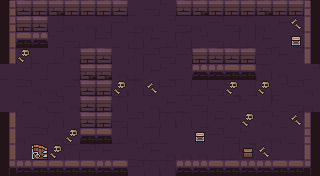

This game map was drawn from its Tiled (.tmx) file and the tilesets committed beside it. A one-line description and the full map source follow:
An orthogonal 20x11 tile map with 16x16 px tiles, 6 tile layers (ground, dressing, decor, walls, ...) and 12 objects (5x ENTRY, 5x ENEMY, 2x PROP).

<map version="1.10" tiledversion="1.10.2" orientation="orthogonal" renderorder="right-down" width="20" height="11" tilewidth="16" tileheight="16" infinite="0" nextlayerid="8" nextobjectid="13">
 <tileset firstgid="1" name="dungeon" tilewidth="16" tileheight="16" tilecount="100" columns="10">
  <image source="../../../gfx/tiles/depths/dungeon_tileset.png" width="160" height="160" />
 </tileset>
 <layer id="1" name="ground" width="20" height="11">
  <data encoding="csv">
17,18,28,8,7,7,28,8,20,9,10,27,18,18,19,30,29,29,29,28,
20,27,20,17,30,27,29,28,27,30,7,9,30,28,9,29,30,18,17,19,
30,8,9,10,9,8,28,20,29,18,8,29,7,9,8,8,18,20,17,7,
20,29,20,8,27,8,17,19,29,28,9,28,19,10,20,30,28,18,7,10,
20,7,17,19,17,30,27,27,8,18,10,7,10,27,10,20,29,27,19,7,
19,28,30,30,28,10,10,27,29,8,28,8,8,9,10,17,29,7,28,30,
19,18,27,28,27,18,10,29,19,27,18,7,9,10,28,10,8,10,9,30,
18,10,20,29,19,8,19,9,28,8,29,29,17,18,18,30,27,10,28,18,
9,30,28,27,28,10,18,8,30,8,20,19,19,28,9,10,27,30,20,7,
7,8,27,8,29,28,18,20,7,18,27,27,27,17,8,28,8,20,17,8,
8,30,30,20,7,18,10,29,28,29,29,29,19,18,20,7,17,10,20,18
</data>
 </layer>
 <layer id="2" name="dressing" width="20" height="11">
  <data encoding="csv">
0,0,0,0,0,0,0,0,0,0,0,0,0,0,0,0,0,0,0,0,
0,0,0,0,0,0,0,0,0,0,0,0,0,0,0,0,0,0,69,0,
0,0,0,0,0,0,0,0,0,0,0,0,0,0,0,0,0,0,0,0,
0,78,0,0,0,0,0,0,0,0,0,0,0,0,0,0,0,0,0,0,
0,0,0,0,0,0,0,0,0,0,0,0,0,0,0,0,0,0,0,0,
0,0,0,0,0,0,0,78,0,69,0,0,0,0,78,0,78,0,0,0,
0,0,0,0,0,0,0,0,0,0,0,0,0,0,0,0,0,0,0,0,
0,0,0,0,0,0,0,0,0,0,0,0,0,0,0,78,0,0,69,0,
0,0,0,0,78,0,0,0,0,0,0,0,0,0,0,0,0,0,0,0,
0,0,0,78,0,0,0,0,0,0,0,0,0,0,0,0,69,0,0,0,
0,0,0,0,0,0,0,0,0,0,0,0,0,0,0,0,0,0,0,0
</data>
 </layer>
 <layer id="3" name="decor" width="20" height="11">
  <data encoding="csv">
0,0,0,0,0,0,0,0,0,0,0,0,0,0,0,0,0,0,0,0,
0,0,0,0,0,0,0,0,0,0,0,0,0,0,0,0,0,0,0,0,
0,0,0,0,0,0,0,0,0,0,0,0,0,0,0,0,0,0,0,0,
0,0,0,0,0,0,0,0,0,0,0,0,0,0,0,0,0,0,0,0,
0,0,0,0,0,0,0,0,0,0,0,0,0,0,0,0,0,0,0,0,
0,0,0,0,0,0,0,0,0,0,0,0,0,0,0,0,0,0,0,0,
0,0,0,0,0,0,0,0,0,0,0,0,0,0,0,0,0,0,0,0,
0,0,0,0,0,0,0,0,0,0,0,0,0,0,0,0,0,0,0,0,
0,0,0,0,0,0,0,0,0,0,0,0,0,0,0,0,0,0,0,0,
0,0,0,0,0,0,0,0,0,0,0,0,0,0,0,0,0,0,0,0,
0,0,0,0,0,0,0,0,0,0,0,0,0,0,0,0,0,0,0,0
</data>
 </layer>
 <layer id="4" name="walls" width="20" height="11">
  <data encoding="csv">
1,3,2,4,2,2,2,3,0,0,0,3,4,5,5,5,4,5,5,6,
21,0,0,0,0,0,0,0,0,0,0,0,0,0,0,0,0,0,0,36,
31,0,0,0,0,0,0,0,0,0,0,0,0,0,0,0,0,0,0,16,
11,0,0,0,0,0,0,0,0,0,0,0,0,0,0,0,0,0,0,16,
0,0,0,0,0,0,0,0,0,0,0,0,0,0,0,0,0,0,0,0,
0,0,0,0,0,0,0,0,0,0,0,0,0,0,0,0,0,0,0,0,
0,0,0,0,0,0,0,0,0,0,0,0,0,0,0,0,0,0,0,0,
11,0,0,0,0,0,0,0,0,0,0,0,0,0,0,0,0,0,0,36,
31,0,0,0,0,0,0,0,0,0,0,0,0,0,0,0,0,0,0,26,
31,0,0,0,0,0,0,0,0,0,0,0,0,0,0,0,0,0,0,16,
41,43,42,42,45,42,43,42,0,0,0,44,43,42,42,44,44,42,42,46
</data>
 </layer>
 <layer id="5" name="props" width="20" height="11">
  <data encoding="csv">
0,0,0,0,0,0,0,0,0,0,0,0,0,0,0,0,0,0,0,0,
0,2,3,0,0,0,0,0,0,0,0,0,0,0,0,0,0,0,0,0,
0,45,43,0,0,0,0,0,0,0,0,0,0,0,0,0,0,0,82,0,
0,0,0,0,0,5,3,0,0,0,0,0,5,3,3,5,0,0,0,0,
0,0,0,0,0,4,4,0,0,0,0,0,44,44,45,42,0,0,0,0,
0,0,0,0,0,3,2,0,0,0,0,0,0,0,0,0,0,0,0,0,
0,0,0,0,0,3,2,0,0,0,0,0,0,0,0,0,0,0,0,0,
0,0,0,0,0,3,5,0,0,0,0,0,0,0,0,0,0,0,0,0,
0,0,0,0,0,45,42,0,0,0,0,0,82,0,0,0,0,0,0,0,
0,0,68,0,0,0,0,0,0,0,0,0,0,0,0,81,0,0,0,0,
0,0,0,0,0,0,0,0,0,0,0,0,0,0,0,0,0,0,0,0
</data>
 </layer>
 <layer id="6" name="overhead" width="20" height="11">
  <data encoding="csv">
0,0,0,0,0,0,0,0,0,0,0,0,0,0,0,0,0,0,0,0,
0,0,0,0,0,0,0,0,0,0,0,0,0,0,0,0,0,0,0,0,
0,0,0,0,0,0,0,0,0,0,0,0,0,0,0,0,0,0,0,0,
0,0,0,0,0,0,0,0,0,0,0,0,0,0,0,0,0,0,0,0,
0,0,0,0,0,0,0,0,0,0,0,0,0,0,0,0,0,0,0,0,
0,0,0,0,0,0,0,0,0,0,0,0,0,0,0,0,0,0,0,0,
0,0,0,0,0,0,0,0,0,0,0,0,0,0,0,0,0,0,0,0,
0,0,0,0,0,0,0,0,0,0,0,0,0,0,0,0,0,0,0,0,
0,0,0,0,0,0,0,0,0,0,0,0,0,0,0,0,0,0,0,0,
0,0,0,0,0,0,0,0,0,0,0,0,0,0,0,0,0,0,0,0,
0,0,0,0,0,0,0,0,0,0,0,0,0,0,0,0,0,0,0,0
</data>
 </layer>
 <objectgroup id="7" name="spawns">
  <object id="1" name="UP" type="ENTRY" x="152" y="24" />
  <object id="2" name="DOWN" type="ENTRY" x="152" y="152" />
  <object id="3" name="LEFT" type="ENTRY" x="24" y="88" />
  <object id="4" name="RIGHT" type="ENTRY" x="296" y="88" />
  <object id="5" name="" type="ENTRY" x="168" y="88" />
  <object id="6" name="" type="ENEMY" x="120" y="88" />
  <object id="7" name="" type="ENEMY" x="200" y="88" />
  <object id="8" name="" type="ENEMY" x="248" y="120" />
  <object id="9" name="" type="ENEMY" x="72" y="56" />
  <object id="10" name="" type="ENEMY" x="152" y="120" />
  <object id="11" name="torch" type="PROP" x="56" y="168" />
  <object id="12" name="torch" type="PROP" x="264" y="168" />
 </objectgroup>
</map>
